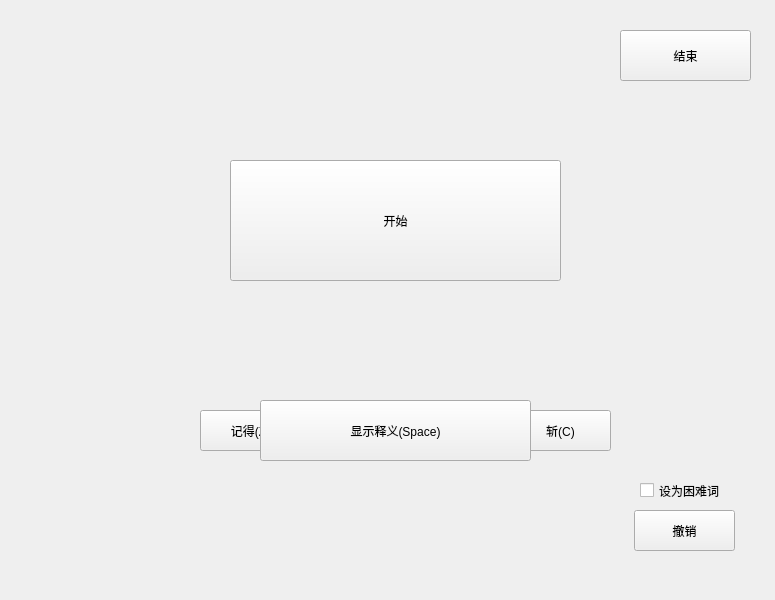
<?xml version="1.0" encoding="UTF-8"?>
<ui version="4.0">
 <class>Startwords</class>
 <widget class="QWidget" name="Startwords">
  <property name="geometry">
   <rect>
    <x>0</x>
    <y>0</y>
    <width>775</width>
    <height>600</height>
   </rect>
  </property>
  <property name="windowTitle">
   <string>背单词</string>
  </property>
  <property name="windowIcon">
   <iconset>
    <normaloff>english.png</normaloff>english.png</iconset>
  </property>
  <widget class="QPushButton" name="remember">
   <property name="geometry">
    <rect>
     <x>200</x>
     <y>410</y>
     <width>101</width>
     <height>41</height>
    </rect>
   </property>
   <property name="text">
    <string>记得(Z)</string>
   </property>
  </widget>
  <widget class="QPushButton" name="notremember">
   <property name="geometry">
    <rect>
     <x>350</x>
     <y>410</y>
     <width>101</width>
     <height>41</height>
    </rect>
   </property>
   <property name="text">
    <string>不记得(X)</string>
   </property>
  </widget>
  <widget class="QPushButton" name="kill">
   <property name="geometry">
    <rect>
     <x>510</x>
     <y>410</y>
     <width>101</width>
     <height>41</height>
    </rect>
   </property>
   <property name="text">
    <string>斩(C)</string>
   </property>
  </widget>
  <widget class="QPushButton" name="showchinesebutton">
   <property name="enabled">
    <bool>true</bool>
   </property>
   <property name="geometry">
    <rect>
     <x>260</x>
     <y>400</y>
     <width>271</width>
     <height>61</height>
    </rect>
   </property>
   <property name="text">
    <string>显示释义(Space)</string>
   </property>
  </widget>
  <widget class="QPushButton" name="beginbutton">
   <property name="enabled">
    <bool>true</bool>
   </property>
   <property name="geometry">
    <rect>
     <x>230</x>
     <y>160</y>
     <width>331</width>
     <height>121</height>
    </rect>
   </property>
   <property name="text">
    <string>开始</string>
   </property>
  </widget>
  <widget class="QLabel" name="english">
   <property name="geometry">
    <rect>
     <x>210</x>
     <y>140</y>
     <width>361</width>
     <height>171</height>
    </rect>
   </property>
   <property name="text">
    <string/>
   </property>
   <property name="textFormat">
    <enum>Qt::AutoText</enum>
   </property>
   <property name="alignment">
    <set>Qt::AlignCenter</set>
   </property>
  </widget>
  <widget class="QLabel" name="chinese">
   <property name="geometry">
    <rect>
     <x>160</x>
     <y>140</y>
     <width>491</width>
     <height>211</height>
    </rect>
   </property>
   <property name="text">
    <string/>
   </property>
  </widget>
  <widget class="QPushButton" name="exitbutton">
   <property name="geometry">
    <rect>
     <x>620</x>
     <y>30</y>
     <width>131</width>
     <height>51</height>
    </rect>
   </property>
   <property name="text">
    <string>结束</string>
   </property>
  </widget>
  <widget class="QLabel" name="wordstatus">
   <property name="geometry">
    <rect>
     <x>80</x>
     <y>50</y>
     <width>111</width>
     <height>21</height>
    </rect>
   </property>
   <property name="text">
    <string/>
   </property>
  </widget>
  <widget class="QCheckBox" name="hardcheck">
   <property name="geometry">
    <rect>
     <x>640</x>
     <y>470</y>
     <width>121</width>
     <height>41</height>
    </rect>
   </property>
   <property name="text">
    <string>设为困难词</string>
   </property>
  </widget>
  <widget class="QPushButton" name="rechoose">
   <property name="geometry">
    <rect>
     <x>634</x>
     <y>510</y>
     <width>101</width>
     <height>41</height>
    </rect>
   </property>
   <property name="text">
    <string>撤销</string>
   </property>
  </widget>
  <action name="action">
   <property name="text">
    <string>文件</string>
   </property>
  </action>
 </widget>
 <resources/>
 <connections/>
</ui>
